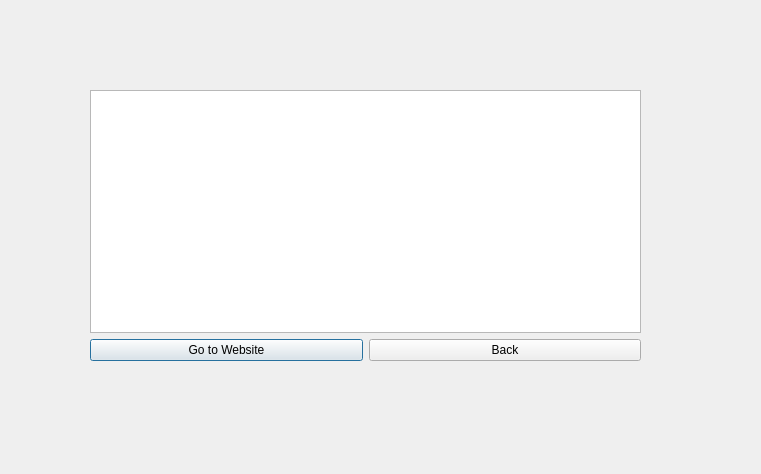
<?xml version="1.0" encoding="UTF-8"?>
<ui version="4.0">
 <class>FreecodeDetl</class>
 <widget class="QDialog" name="FreecodeDetl">
  <property name="geometry">
   <rect>
    <x>0</x>
    <y>0</y>
    <width>761</width>
    <height>474</height>
   </rect>
  </property>
  <property name="windowTitle">
   <string>Dialog</string>
  </property>
  <widget class="QWidget" name="verticalLayoutWidget">
   <property name="geometry">
    <rect>
     <x>90</x>
     <y>90</y>
     <width>551</width>
     <height>271</height>
    </rect>
   </property>
   <layout class="QVBoxLayout" name="verticalLayout">
    <item>
     <widget class="QTextBrowser" name="textBrowser">
      <property name="html">
       <string>&lt;!DOCTYPE HTML PUBLIC &quot;-//W3C//DTD HTML 4.0//EN&quot; &quot;http://www.w3.org/TR/REC-html40/strict.dtd&quot;&gt;
&lt;html&gt;&lt;head&gt;&lt;meta name=&quot;qrichtext&quot; content=&quot;1&quot; /&gt;&lt;meta charset=&quot;utf-8&quot; /&gt;&lt;style type=&quot;text/css&quot;&gt;
p, li { white-space: pre-wrap; }
&lt;/style&gt;&lt;/head&gt;&lt;body style=&quot; font-family:'Segoe UI'; font-size:9pt; font-weight:400; font-style:normal;&quot;&gt;
&lt;p style=&quot;-qt-paragraph-type:empty; margin-top:12px; margin-bottom:12px; margin-left:0px; margin-right:0px; -qt-block-indent:0; text-indent:0px;&quot;&gt;&lt;br /&gt;&lt;/p&gt;&lt;/body&gt;&lt;/html&gt;</string>
      </property>
     </widget>
    </item>
    <item>
     <layout class="QHBoxLayout" name="horizontalLayout">
      <item>
       <widget class="QPushButton" name="pushButton_2">
        <property name="text">
         <string>Go to Website</string>
        </property>
       </widget>
      </item>
      <item>
       <widget class="QPushButton" name="pushButton">
        <property name="text">
         <string>Back</string>
        </property>
       </widget>
      </item>
     </layout>
    </item>
   </layout>
  </widget>
 </widget>
 <resources/>
 <connections/>
</ui>
